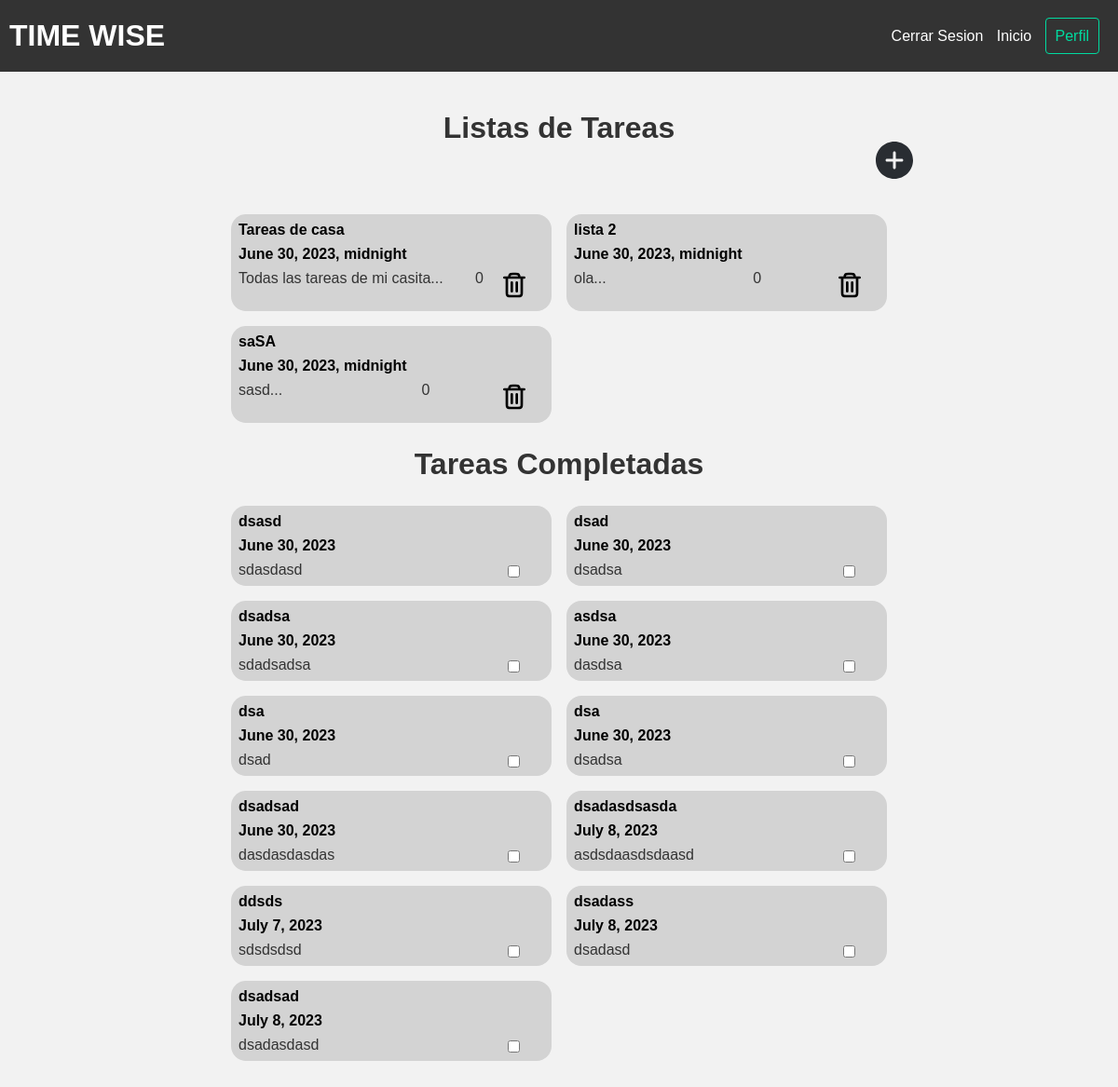
Before: /tasks/ (signed in) with the older database file.
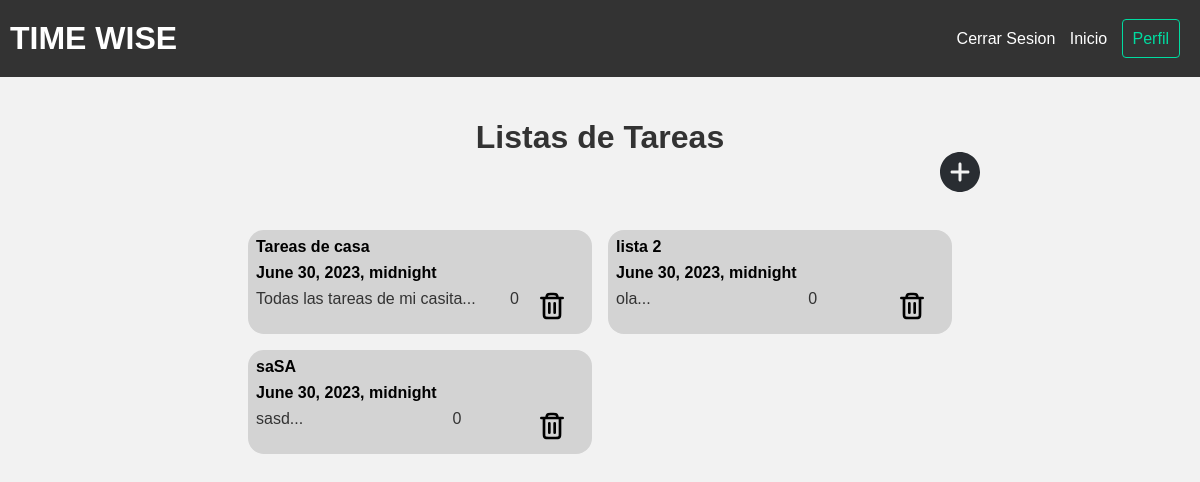
After: the same page with the newer database file.
### tasks/models.py (models this page shows, shortened)
class TaskList(models.Model):
    class Meta:
        app_label = 'tasks'
    nombre = models.CharField(max_length=100)
    descripcion = models.TextField(max_length=500)
    fecha_creacion = models.DateTimeField(auto_now_add=True)
    fecha_limite = models.DateTimeField()
    author = models.ForeignKey(User,on_delete=models.PROTECT, default=None)
    def snippet(self):
        return self.descripcion[:50] + "..."

class Task(models.Model):
    URGENCIA_CHOICES = [
        ('Urgente', 'Urgente'),
        ('No_Urgente', 'No Urgente'),
    ]
    IMPORTANCIA_CHOICES = [
        ('Importante', 'Importante'),
        ('No_Importante', 'No Importante'),
    ]
    titulo = models.CharField(max_length=100)
    notas = models.TextField(max_length=500)
    fecha_creacion = models.DateTimeField(auto_now_add=True)
    fecha_limite = models.DateField()
    hora_comienzo = models.TimeField(blank=True, null=True)
    hora_limite = models.TimeField(blank=True, null=True)
    urgencia = models.CharField(max_length=10, choices=URGENCIA_CHOICES)
    importancia = models.CharField(max_length=15, choices=IMPORTANCIA_CHOICES)
    id_lista = models.ForeignKey(TaskList,on_delete=models.PROTECT, default=None, null=True, blank=True)
    completed = models.BooleanField(default=False)
    author = models.ForeignKey(User,on_delete=models.PROTECT, default=None)
    def snippet(self):
        return self.notas

### tasks/views.py (the view)
# urls.py: path('', views.taskList_list, name="tl_list"),
@login_required(login_url= 'accounts:login')
def taskList_list(request):
    current_user = request.user
    generalTasks = Task.objects.filter(id_lista=None, author=current_user, completed=False)
    generalCompletedTasks = Task.objects.filter(id_lista=None, author=current_user, completed=True)
    taskLists = TaskList.objects.filter(author=current_user).order_by("fecha_limite")
    return render(request, 'tasks/taskList_list.html', {"taskLists": taskLists, "generalTasks": generalTasks, "generalCompletedTasks": generalCompletedTasks})

### tasks/templates/tasks/taskList_list.html (shortened to what this page needs)
{% extends 'base_layout.html' %}
{% block content %}
<h1>Listas de Tareas</h1>
<div class="tasks item_list">
    {%if taskLists%}
    <div class="item_group">
        {%for taskList in taskLists%}
        <div class="item" id="item-{{taskList.id}}">
            <div class="item_header">
                <h2><a href="{%url 'tasks:tl_details' id=taskList.id%}"> {{ taskList.nombre }} </a></h2>
                <h2><a href="{%url 'tasks:tl_details' id=taskList.id%}"> {{ taskList.fecha_limite }} </a></h2>
            </div>
            <div class="item_body">
                <p> {{taskList.snippet}} </p>
                <p> {{taskList|length}} </p>
                <div class="item_buttons">
                    <svg class="delete-icon" data-entry-id="{{ taskList.id }}" id="delete-icon-{{taskList.id}}"
                        viewBox="0 0 24 24" fill="none" xmlns="http://www.w3.org/2000/svg">
                        <g id="SVGRepo_bgCarrier" stroke-width="0"></g>
                        <g id="SVGRepo_tracerCarrier" stroke-linecap="round" stroke-linejoin="round"></g>
                        <g id="SVGRepo_iconCarrier">
                            <g id="Interface / Trash_Full">
                                <path id="Vector"
                                    d="M14 10V17M10 10V17M6 6V17.8C6 18.9201 6 19.4798 6.21799 19.9076C6.40973 20.2839 6.71547 20.5905 7.0918 20.7822C7.5192 21 8.07899 21 9.19691 21H14.8031C15.921 21 16.48 21 16.9074 20.7822C17.2837 20.5905 17.5905 20.2839 17.7822 19.9076C18 19.4802 18 18.921 18 17.8031V6M6 6H8M6 6H4M8 6H16M8 6C8 5.06812 8 4.60241 8.15224 4.23486C8.35523 3.74481 8.74432 3.35523 9.23438 3.15224C9.60192 3 10.0681 3 11 3H13C13.9319 3 14.3978 3 14.7654 3.15224C15.2554 3.35523 15.6447 3.74481 15.8477 4.23486C15.9999 4.6024 16 5.06812 16 6M16 6H18M18 6H20"
                                    stroke="#000000" stroke-width="2" stroke-linecap="round" stroke-linejoin="round">
                                </path>
                            </g>
                        </g>
                    </svg>
                </div>
            </div>
        </div>
        {%endfor%}
    </div>
    {%else%}
    <p>Aun no tienes ninguna tarea, haz click en "+" para agregar una! </p>
    {%endif%}
    {%if generalCompletedTasks%}
    <h1 id="completed-tasks-h1">Tareas Completadas</h1>
    <div id="completed-tasks" class="item_group">
        {%for task in generalCompletedTasks%}
        <div class="item" id="item-{{task.id}}">
            <div class="item_header">
                <h2 class="completed"><a href="{%url 'tasks:details' id=task.id%}"> {{ task.titulo }} </a></h2>
                <h2><a href="{%url 'tasks:details' id=task.id%}"> {{ task.fecha_limite }} </a></h2>
            </div>
            <div class="item_body">
                <p> {{task.snippet}} </p>
                <div class="item_buttons">
                    <input class="options_checkbox" type="checkbox">
                </div>
            </div>
        </div>
        {% endfor %}
    </div>
    {%endif%}
</div>
{% endblock %}

Changed rows visible on the page:
removed Task: titulo "dsasd", fecha_limite "June 30, 2023", snippet "sdasdasd"
removed Task: titulo "dsad", fecha_limite "June 30, 2023", snippet "dsadsa"
removed Task: titulo "dsadsa", fecha_limite "June 30, 2023", snippet "sdadsadsa"
removed Task: titulo "asdsa", fecha_limite "June 30, 2023", snippet "dasdsa"
removed Task: titulo "dsa", fecha_limite "June 30, 2023", snippet "dsad"
removed Task: titulo "dsa", fecha_limite "June 30, 2023", snippet "dsadsa"
removed Task: titulo "dsadsad", fecha_limite "June 30, 2023", snippet "dasdasdasdas"
removed Task: titulo "dsadasdsasda", fecha_limite "July 8, 2023", snippet "asdsdaasdsdaasd"
removed Task: titulo "ddsds", fecha_limite "July 7, 2023", snippet "sdsdsdsd"
removed Task: titulo "dsadass", fecha_limite "July 8, 2023", snippet "dsadasd"
removed Task: titulo "dsadsad", fecha_limite "July 8, 2023", snippet "dsadasdasd"
Other visible differences:
text no longer shown: "Tareas Completadas"
